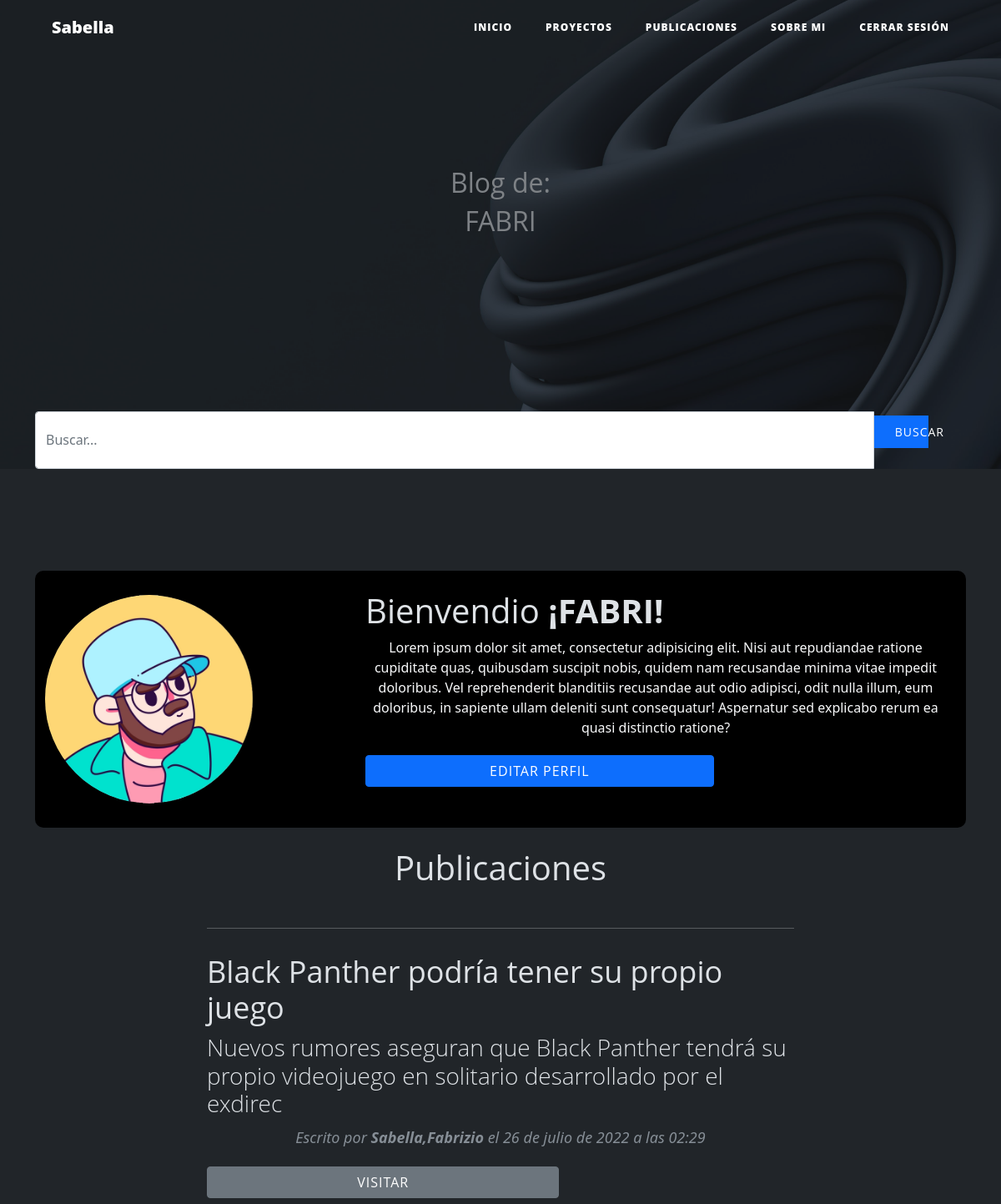
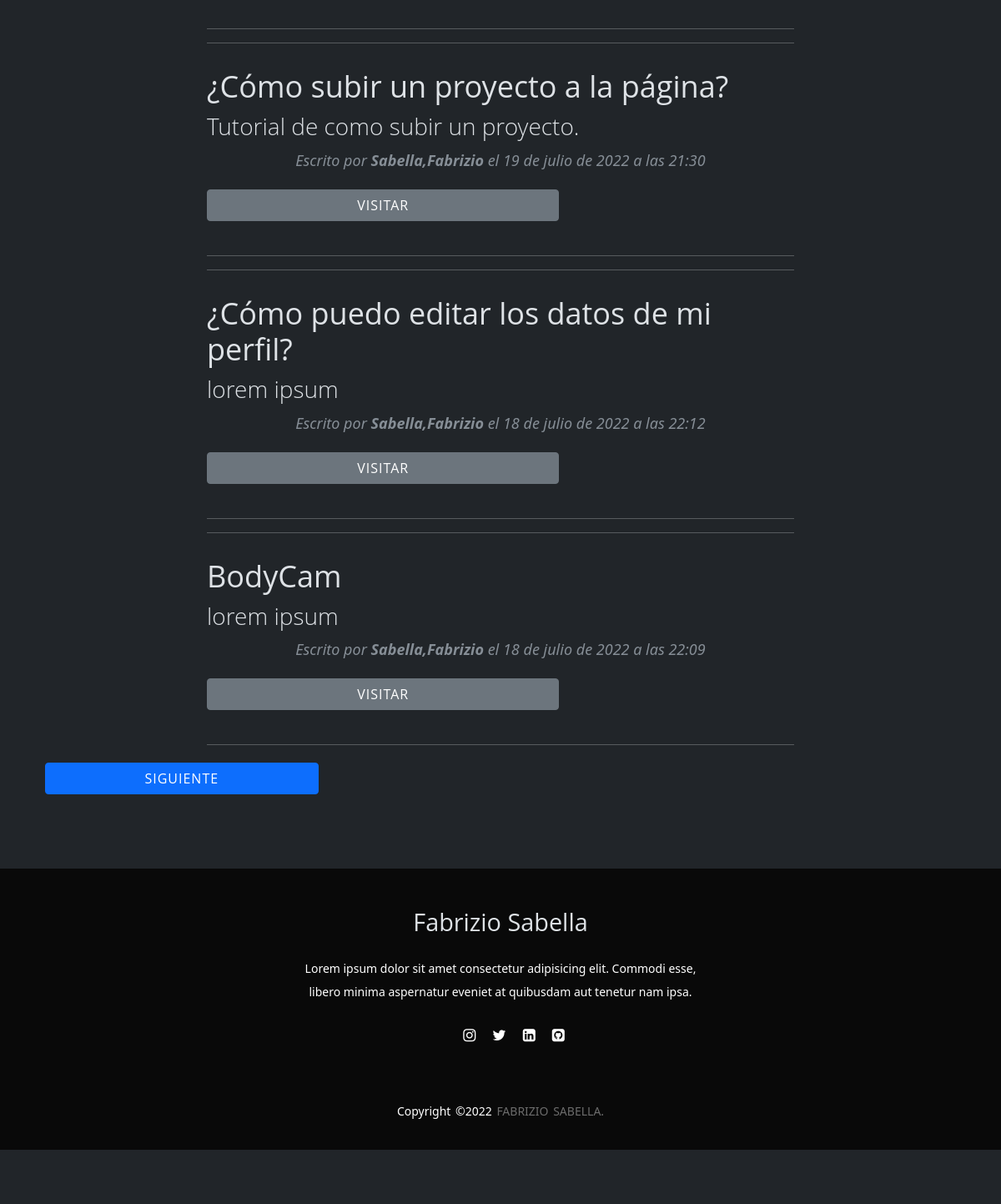
Page /home (signed in) on the committed database (2 pictures, top to bottom).
### aplicaciones/blog/models.py (models this page shows, shortened)
class Post(models.Model):
    id = models.AutoField(primary_key=True)
    titulo = models.CharField(max_length=90, blank=False, null= False)
    slug = models.CharField(max_length=100, blank=False, null= False)
    descripcion = models.CharField(max_length=110, blank=False, null= False)
    contenido = RichTextField()
    imagen = models.URLField(max_length=255, blank=False, null= False)
    autor = models.ForeignKey(Autor, on_delete=models.CASCADE)
    categoria = models.ForeignKey(Categoria, on_delete=models.CASCADE)
    estado = models.BooleanField('Publicado/No Publicado', default=True)
    fecha_creacion = models.DateTimeField('Fecha de Creación',auto_now= False, auto_now_add=True)
    class Meta:
        verbose_name = 'Post'
        verbose_name_plural = 'Posts'

class Autor(models.Model):
    id= models.AutoField(primary_key=True)
    user = models.OneToOneField(User, on_delete=models.CASCADE)
    nombres = models.CharField( 'Nombre del Autor' ,max_length=255, blank=True, null=False)
    apellidos = models.CharField( 'Apellidos del Autor' ,max_length=255, blank=True, null=False)
    imagen = models.ImageField(default='img/profile2.png')
    facebook = models.URLField( 'Facebook', blank=True, null=True)
    github = models.URLField( 'Github', blank=True, null=True)
    twitter = models.URLField( 'Twitter', blank=True, null=True)
    web = models.URLField( 'Web', blank=True, null=True)
    correo = models.EmailField( 'Correo Electrónico', blank=True, null=False)
    estado = models.BooleanField( 'Autor Activo/Autor no Activo', default= True)
    fecha_creacion = models.DateField('Fecha Creación',auto_now = False, auto_now_add=True)
    class meta:
        verbose_name = 'Autor'
        verbose_name_plural = 'Autores'
    def __str__(self):
        return "{0},{1}".format(self.apellidos, self.nombres)
    def create_autor(sender, instance,created ,**kwargs):
        if created:
            Autor.objects.create(user=instance)
    post_save.connect(create_autor, sender=User)

### aplicaciones/blog/views.py (the view)
# urls.py: 2. Add a URL to urlpatterns:  path('', views.home, name='home')
def home(request):
    posts = Post.objects.all().order_by('-fecha_creacion')[:]
    paginator = Paginator(posts, 4)
    page = request.GET.get('page')
    posts = paginator.get_page(page)
    return render(request, 'home.html',{'posts':posts})

### templates/home.html (shortened to what this page needs)
{% extends 'index.html' %}
{% block content %}
{% load static %}
<header class="row bg-black border-backgroud">
    <div class="col-md-4 my-auto">
        <img src="{% static 'img/profile1.png' %}" style="width:250px ; height: 250px;" class="background-img" alt="">
    </div>
    <div class="col-md-8 my-auto p-4">
        <h1>Bienvendio<strong> ¡{{user.username | upper}}!</strong></h1>
        <p>Lorem ipsum dolor sit amet, consectetur adipisicing elit. Nisi aut repudiandae ratione cupiditate quas, quibusdam suscipit nobis, quidem nam recusandae minima vitae impedit doloribus. Vel reprehenderit blanditiis recusandae aut odio adipisci, odit nulla illum, eum doloribus, in sapiente ullam deleniti sunt consequatur! Aspernatur sed explicabo rerum ea quasi distinctio ratione?</p>
        <a href="{% url 'not_page' %}">
          <button class="btn btn-primary">Editar perfil</button>
        </a>
    </div>
</header>
<div class="row my-4 text-center">
    <h1 class="">Publicaciones</h1>
</div>
{% block contenido %}
  <div class="container">
      <div class="row">
        <div class="col-lg-8 col-md-10 mx-auto">
          {% if posts %}
            {% for post in posts %}
            <hr>
                <div class="post-preview">
                  <a href="{% url 'detalles_post' post.slug %}" style="color: #ffff; text-decoration: none;">
                    <h2 class="post-title">
                      {{ post.titulo }}
                    </h2>
                    <h3 class="post-subtitle">
                      {{ post.descripcion }}
                    </h3>
                  </a>
                  <p class="post-meta">Escrito por
                   <strong>{{ post.autor }}</strong>   el
                    {{ post.fecha_creacion }}</p>
                </div>
                <div class="row justify-content-center justify-content-md-start">
                  <a href="{% url 'detalles_post' post.slug %}">
                    <button class="btn btn-secondary">Visitar</button>
                  </a>
                </div>
                <hr>
            {% endfor %}
          {% else %}
          <div class="row my-4 text-center">
              <a href="{% url 'handler404' %}"></a>
          </div>
          {% endif %}
        </div>
      </div>
    </div>
    <div class="row">
      <div class="col-md-12 col-lg-12 col-sm-12 col-xs-12">
        <div class="col-md-6 col-sm-6 col-lg-6 col-xs-6 float-right">
          {% if posts.has_next %}
            <div class="clearfix">
              <a href="?page={{ posts.next_page_number }}{% if request.GET.buscar %}&buscar={{request.GET.buscar}}{% endif %}">
                <button class="btn btn-primary float right">Siguiente</button>
              </a>
            </div>
          {% endif %}
        </div>
      </div>
    </div>
{% endblock contenido %}
{% endblock %}

### templates/partials/_navbar.html (shortened to what this page needs)
{% load static %}
<nav class="navbar navbar-expand-lg navbar-light fixed-top" id="mainNav">
  <div class="container">
    <a class="navbar-brand" href="{% url 'home' %}">Sabella</a>
    <div class="collapse navbar-collapse" id="navbarResponsive">
      <ul class="navbar-nav ms-auto">
        <li class="nav-item">
          <a class="nav-link" href="{% url 'home' %}">Inicio</a>
        </li>
        <li class="nav-item">
          <a class="nav-link" href="{% url 'proyectos' %}">Proyectos</a>
        </li>
        <li class="nav-item">
          <a class="nav-link" href="{% url 'post' %}">Publicaciones</a>
        </li>
        <li class="nav-item">
          <a class="nav-link" href="{% url 'about_me'%}">Sobre mi</a>
        </li>
        <li class="nav-item">
          <a class="nav-link" href="{% url 'logout' %}">Cerrar Sesión</a>
        </li>
      </ul>
    </div>
  </div>
</nav>
<header class="masthead" style="background-image: url('{% block imagen %} {% static 'img/home.jpg' %} {% endblock imagen %}')">
  <div class="overlay"></div>
  <div class="container">
    <div class="row">
      <div class="col-lg-8 col-md-10 mx-auto">
        <div class="site-heading">
          <h2>Blog de:</h2>
          <h2><span>{{user.username | upper}}</span></h2>
        </div>
      </div>
    </div>
  </div>
  {% block barra_busqueda %}
  <div class="container">
    <div class="row">
      <div class="col-md-12 search">
        <form method="get">
            <div id="custom-search-input">
              <div class="input-group col-md-12">
                <input type="text" class="form-control" placeholder="Buscar..." name="buscar" value = "">
                <span class="input-group-list">
                  <button type="submit" class="boton btn-primary">Buscar</button>
                </span>
              </div>
            </div>
        </form>
      </div>
    </div>
  </div>
  {% endblock barra_busqueda %}
</header>
<div class="container p-4">
</div>

### aplicaciones/blog/static/css/clean-blog.css (style rules this page uses)
body { background-color: #343a40; font-size: 20px; color: #212529; font-family: 'Lora', 'Times New Roman', serif; }
p { line-height: 1.5; margin: 30px 0; }
h1, h2, h3, h4, h5, h6 { font-weight: 800; font-family: 'Open Sans', 'Helvetica Neue', Helvetica, Arial, sans-serif; color: #dee2e6; }
a { color: #212529; -webkit-transition: all 0.2s; transition: all 0.2s; }
#mainNav { position: absolute; border-bottom: 1px solid #e9ecef; background-color: white; font-family: 'Open Sans', 'Helvetica Neue', Helvetica, Arial, sans-serif; }
#mainNav .navbar-brand { font-weight: 800; color: #343a40; }
#mainNav .navbar-nav > li.nav-item > a { font-size: 12px; font-weight: 800; letter-spacing: 1px; text-transform: uppercase; }
@media only screen and (min-width: 992px) { #mainNav { border-bottom: 1px solid transparent; background: transparent; } }
@media only screen and (min-width: 992px) { #mainNav .navbar-brand { padding: 10px 20px; color: #fff; } }
@media only screen and (min-width: 992px) { #mainNav .navbar-nav > li.nav-item > a { padding: 10px 20px; color: #fff; } }
@media only screen and (min-width: 992px) { #mainNav { -webkit-transition: background-color 0.2s; transition: background-color 0.2s; -webkit-transform: translate3d(0, 0, 0); transform: translate3d(0, 0, 0); -webkit-backface-visibility: hidden; } }
header.masthead { margin-bottom: 50px; background: no-repeat center center; background-color: #868e96; background-attachment: scroll; position: relative; background-size: cover; }
header.masthead .overlay { position: absolute; top: 0; left: 0; height: 100%; width: 100%; background-color: #212529; opacity: 0.5; }
header.masthead .page-heading, header.masthead .post-heading, header.masthead .site-heading { padding: 200px 0 150px; color: white; }
@media only screen and (min-width: 768px) { header.masthead .page-heading, header.masthead .post-heading, header.masthead .site-heading { padding: 200px 0; } }
header.masthead .page-heading, header.masthead .site-heading { text-align: center; }
.post-preview > a { color: #212529; }
.post-preview > a > .post-title { font-size: 30px; margin-top: 30px; margin-bottom: 10px; }
.post-preview > a > .post-subtitle { font-weight: 300; margin: 0 0 10px; }
.post-preview > .post-meta { font-size: 18px; font-style: italic; margin-top: 0; color: #868e96; }
@media only screen and (min-width: 768px) { .post-preview > a > .post-title { font-size: 36px; } }
.btn { font-size: 14px; font-weight: 800; padding: 15px 25px; letter-spacing: 1px; text-transform: uppercase; border-radius: 0; font-family: 'Open Sans', 'Helvetica Neue', Helvetica, Arial, sans-serif; }
.btn-primary { background-color: #0085A1; border-color: #0085A1; }
.search { margin-top: -180px; }
.boton { font-size: 14px; padding: 8px 25px; letter-spacing: 1px; text-transform: uppercase; border-radius: 0; border: 1px solid transparent; font-family: 'Open Sans','Helvetica Neue',Helvetica,Arial,sans-serif; }
p { text-align: center; }

### aplicaciones/blog/static/css/index.css (style rules this page uses)
* { margin: 0; padding: 0; box-sizing: border-box; }
body { background-color: #212529; overflow-x: hidden; }
.bg-black { background: #000; }
.border-backgroud { border-radius: 10px; }
.background-img { border-radius: 100%; margin-left:auto; }
button { width: 60%; margin: 5px 0 25px; }

### rows in the picture
Post: titulo "Black Panther podría tener su propio juego", descripcion "Nuevos rumores aseguran que Black Panther tendrá su propio videojuego en solitario desarrollado por el exdirec", autor "Sabella,Fabrizio", fecha_creacion "26 de julio de 2022 a las 02:29"
Post: titulo "¿Cómo subir un proyecto a la página?", descripcion "Tutorial de como subir un proyecto.", autor "Sabella,Fabrizio", fecha_creacion "19 de julio de 2022 a las 21:30"
Post: titulo "¿Cómo puedo editar los datos de mi perfil?", descripcion "lorem ipsum", autor "Sabella,Fabrizio", fecha_creacion "18 de julio de 2022 a las 22:12"
Post: titulo "BodyCam", descripcion "lorem ipsum", autor "Sabella,Fabrizio", fecha_creacion "18 de julio de 2022 a las 22:09"

### other values in the picture
{{ user.username | upper }} "FABRI"
